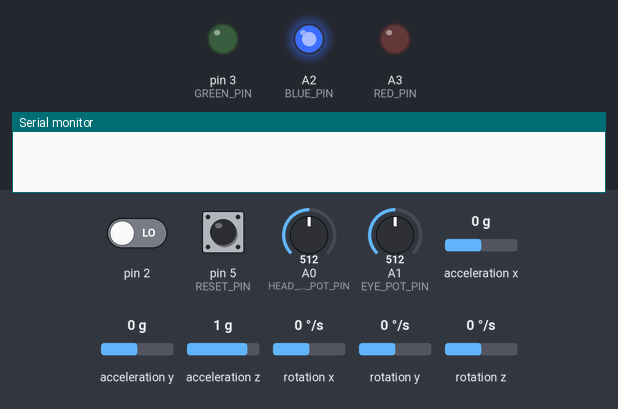
This sketch was run on a simulated Arduino Uno, built with avr-gcc and run on an emulated ATmega328P. Parts: output pins drawn as LEDs (lit = HIGH), the last lines printed to the serial monitor. The test bench sets the inputs (shaded band); at power-on: acceleration x 0 g, rotation z 0 °/s, pin 5 (RESET_PIN) LOW, acceleration y 0 g, pin 2 LOW, A0 (HEAD_FOLD_POT_PIN) = 512, A1 (EYE_POT_PIN) = 512, acceleration z 1 g, rotation x 0 °/s, rotation y 0 °/s. The sensor or clock chip raises its interrupt line as the real part does; no radio packets arrive unless stated.

Above: at 1.7 s.
1.8 s: acceleration x set to -1.4 g
At 4.5 s:
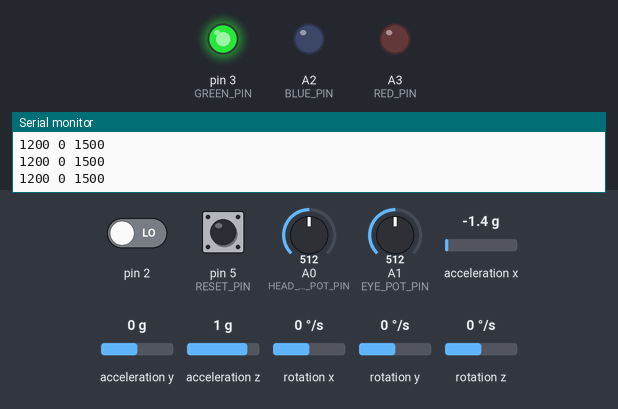
4.8 s: rotation z set to 192 °/s
7.8 s: pin 5 (RESET_PIN) pulled HIGH for 0.15 s
10.9 s: pin 5 (RESET_PIN) pulled HIGH for 1 s
14.9 s: pin 5 (RESET_PIN) pulsed HIGH 2 times (0.12 s each, 0.3 s apart)
18.5 s: acceleration y set to -0.8 g
Timing chart, 0 to 21.5 s (numbered marks = the images above; inputs shaded):
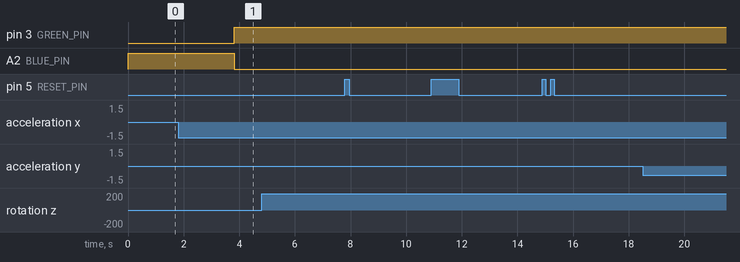

Measured:
- after the input at 1.8 s, pin 3 (GREEN_PIN): LOW → HIGH after 2.0 s instead of 0.74 s; A2 (BLUE_PIN): HIGH → LOW after 2.0 s instead of 0.74 s

The sketch:

Transmitter.ino
```cpp
#include <SPI.h>
#include <nRF24L01.h>
#include <RF24.h>
#include "I2Cdev.h"
#include "MPU6050_6Axis_MotionApps20.h"

// Constants
const byte address[6] = "00001";

#define CALIB_DURATION 2000
#define NO_SIGNAL_TIMEOUT 2000

#define RESET_PIN 5
#define RED_PIN A3
#define GREEN_PIN 3
#define BLUE_PIN A2
#define HEAD_FOLD_POT_PIN A0
#define EYE_POT_PIN A1

#define POT_MIN 0
#define POT_MAX 1024

#define EYE_MIN 1000
#define EYE_MAX 2000

#define HEAD_MIN 1000
#define HEAD_MAX 2000
#define HEAD_STOP_VALUE 1400

#define X_MIN 1000
#define X_MAX 2000

#define Z_MIN 1000
#define Z_MAX 2000

#define ROTATION_LIMIT 45
#define ROTATION_CENTER 1500
#define ROTATION_LOW 1450
#define ROTATION_HIGH 1550

bool calib_flag = true;
unsigned long calibStartTime = 0;

int prev_x;
int prev_y;
int prev_z;

bool reset_flag = false;

int angleX_offset = 0;
int angleY_offset = 0;
int angleZ_offset = 0;

struct DataStruct {
  int angleX = 0;
  int angleY = 0;
  int angleZ = 0;
  int head_fold;
  int eyes;
};

RF24 radio(7, 8);  // CE, CSN
MPU6050 mpu;
volatile bool mpuFlag = true;  // Flag for interrupt readiness
uint8_t fifoBuffer[45];        // Buffer for FIFO

DataStruct data;

void setup() {
  setColor(0, 0, 255);
  Serial.begin(9600);
  radio.begin();
  radio.openWritingPipe(address);
  radio.setPALevel(RF24_PA_MIN);
  radio.stopListening();

  Wire.begin();

  // Initialize MPU
  mpu.initialize();
  mpu.dmpInitialize();
  mpu.setDMPEnabled(true);
  attachInterrupt(0, dmpReady, RISING);

  pinMode(HEAD_FOLD_POT_PIN, INPUT);
  pinMode(EYE_POT_PIN, INPUT);
  pinMode(RESET_PIN, INPUT);

  pinMode(RED_PIN, OUTPUT);
  pinMode(GREEN_PIN, OUTPUT);
  pinMode(BLUE_PIN, OUTPUT);
}

// Interrupt handler for DMP readiness
void dmpReady() {
  mpuFlag = true;
}

void loop() {
  if (mpuFlag && mpu.dmpGetCurrentFIFOPacket(fifoBuffer)) {
    mpuFlag = false;

    // Check for FIFO overflow
    if (mpu.getFIFOCount() & 1024) {
      setColor(255, 0, 0);
      Serial.println("FIFO overflow!");
      mpu.resetFIFO();
      return;
    }

    // Variables for calculations
    Quaternion q;
    VectorFloat gravity;
    float ypr[3];

    mpu.dmpGetQuaternion(&q, fifoBuffer);
    mpu.dmpGetGravity(&gravity, &q);
    mpu.dmpGetYawPitchRoll(ypr, &q, &gravity);

    data.angleX = ypr[1] * (180 / PI);
    data.angleY = ypr[0] * (180 / PI);
    data.angleZ = ypr[2] * (180 / PI);

    if (calib_flag) {
      if (prev_x == data.angleX && prev_y == data.angleY && prev_z == data.angleZ) {
        if (calibStartTime == 0) {
          calibStartTime = millis();
        }
        if (millis() - calibStartTime >= CALIB_DURATION) {
          calib_flag = false;
          Serial.println("Calibration done");
        }
      } else {
        calibStartTime = 0;
      }

      prev_x = data.angleX;
      prev_y = data.angleY;
      prev_z = data.angleZ;

    } else {
      int head_fold_value = analogRead(HEAD_FOLD_POT_PIN);
      int eyes_value = analogRead(EYE_POT_PIN);

      data.head_fold = map(head_fold_value, POT_MIN, POT_MAX, HEAD_MIN, HEAD_MAX);
      data.eyes = map(eyes_value, POT_MIN, POT_MAX, EYE_MIN, EYE_MAX);

      if (data.head_fold < HEAD_STOP_VALUE) {
        data.angleY = ROTATION_CENTER;
        data.angleZ = ROTATION_CENTER;
        data.angleX = 3000 - data.head_fold;
      } else {
        // Handle reset button
        if (digitalRead(RESET_PIN) && !reset_flag) {
          angleX_offset = data.angleX;
          angleY_offset = data.angleY;
          angleZ_offset = data.angleZ;
          reset_flag = true;
        } else if (!digitalRead(RESET_PIN)) {
          reset_flag = false;
        }

        data.angleX -= angleX_offset;
        data.angleY -= angleY_offset;
        data.angleZ -= angleZ_offset;

        data.angleX = wrapAngle(data.angleX);
        data.angleY = wrapAngle(data.angleY);
        data.angleZ = wrapAngle(data.angleZ);

        data.angleX = constrain(data.angleX, -90, 90);
        data.angleY = constrain(data.angleY, -90, 90);
        data.angleZ = constrain(data.angleZ, -90, 90);

        data.angleX = map(data.angleX, -90, 90, X_MIN, X_MAX);
        data.angleZ = map(data.angleZ, -90, 90, Z_MIN, Z_MAX);

        Serial.print(data.angleX);
        Serial.print(" ");
        Serial.print(data.angleY);
        Serial.print(" ");
        Serial.println(data.angleZ);

        if (data.angleY > ROTATION_LIMIT) {
          data.angleY = ROTATION_HIGH;
        } else if (data.angleY < -ROTATION_LIMIT) {
          data.angleY = ROTATION_LOW;
        } else {
          data.angleY = ROTATION_CENTER;
        }
      }

      if (radio.write(&data, sizeof(data))) {
        setColor(0, 255, 0);
      } else {
        setColor(255, 0, 0);
        //Serial.println("Transmission failed!");
      }
    }
  }
}

void setColor(int redValue, int greenValue, int blueValue) {
  analogWrite(RED_PIN, redValue);
  digitalWrite(GREEN_PIN, greenValue);
  analogWrite(BLUE_PIN, blueValue);
}

int wrapAngle(int angle) {
  if (angle > 180) {
    angle -= 360;
  }
  if (angle < -180) {
    angle += 360;
  }
  return angle;
}
```
